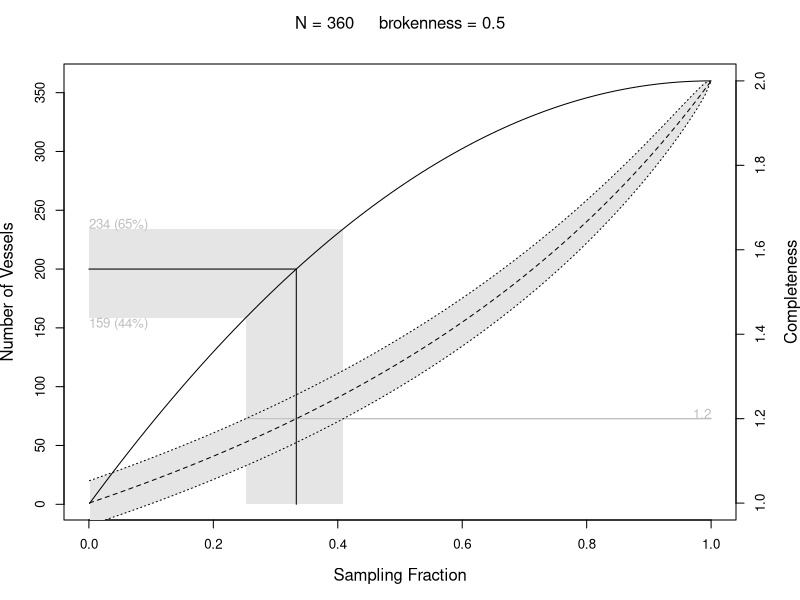

Source code (R):

#
# Comment:
#
# A sophisticated example of adding further output to a basic plot.
# 
# Most of the functions defined are just for calculating values
# relevant to the data analysis.  
# 
# The function plotPars() is the one of interest for seeing how
# the drawing of the plot is done.
#


params <- function(N, breaks, p=seq(0.001, 1, length=100)) {
  list(N=N, T=1/breaks, p=p, q=1-p)
}

pdfcomp <- function(comp, params) {
  n <- params$T
  p <- params$p
  q <- params$q
  y <- round(comp/n)
  choose(n, comp)*p^comp*q^(n-comp) / (1 - q^n)
}

# Expected num sherds (for a vessel) [=completeness]
expcomp <- function(params) {
  params$T*params$p/(1-params$q^params$T)
}

# Variance of num sherds (for a vessel)
varcomp <- function(params) {
  n <- params$T
  p <- params$p
  q <- params$q
  # From Johnson & Kotz
  (n*p*q / (1 - q^n)) - (n^2*p^2*q^n / (1 - q^n)^2)
  # n^2 times Thomas Yee's formula
  # n^2*((p*(1 + p*(n - 1)) / (n*(1 - q^n))) - (p^2 / (1 - q^n)^2))
}

# Expected value of completeness (for a sample of vessels)
expmeancomp <- function(params) {
  expcomp(params)
}

# Variance of completeness (for a sample of vessels)
# Use the expected number of vessels in sample as denominator
varmeancomp <- function(params) {
  varcomp(params)/(numvess(params))
}

numvess <- function(params) {
  params$N*(1-params$q^params$T)
}

ecomp <- function(p, T, comp) {
  q <- 1 - p
  T*p/(1 - q^T) - comp
}

estN <- function(comp, broke, n) {
  T <- 1/broke
  n / (1 - (1 - uniroot(ecomp, c(0.00001, 1), T=T, comp=comp)$root)^T)
}

nvessscale <- function(params, xlim, ylim, new=TRUE) {
  if (new)
    par(new=TRUE)
  plot(0:1, c(1, params$N), type="n", axes=!new, ann=FALSE,
       xlim=xlim, ylim=ylim)
}

compscale <- function(params, xlim, ylim, new=TRUE) {
  if (new)
    par(new=TRUE)
  plot(0:1, c(1, params$T), type="n", axes=!new, ann=FALSE,
       xlim=xlim, ylim=ylim)
}

lowerCI <- function(p, N, breaks, lb) {
  params <- params(N, breaks, p)
  expmeancomp(params) - 2*sqrt(varmeancomp(params)) - lb
}

upperCI <- function(p, N, breaks, lb) {
  params <- params(N, breaks, p)
  expmeancomp(params) + 2*sqrt(varmeancomp(params)) - lb
}

critP <- function(comp, params) {
  c(uniroot(lowerCI, c(0.00001, 1), N=params$N,
            breaks=1/params$T, lb=max(comp))$root,
    if (upperCI(0.00001, params$N, 1/params$T, min(comp)) > 0) 0
    else uniroot(upperCI, c(0.00001, 1), N=params$N,
                 breaks=1/params$T, lb=min(comp))$root)
}

anncomp <- function(params, comp, xlim, ylim, cylim) {
  cp <- critP(comp, params)
  nv <- numvess(params(params$N, 1/params$T, cp))
  nvessscale(params, xlim, ylim)
  polygon(c(cp[2], cp[2], 0, 0, cp[1], cp[1]),
          c(0, nv[2], nv[2], nv[1], nv[1], 0),
          col="gray90", border=NA)
  text(0, nv[1], paste(round(nv[1]),
                       " (", round(100*nv[1]/params$N), "%)", sep=""),
       adj=c(0, 0), col="gray")
  text(0, nv[2], paste(round(nv[2]), 
                       " (", round(100*nv[2]/params$N), "%)", sep=""),
       adj=c(0, 1), col="gray")
  compscale(params, xlim, cylim)
  segments(1, min(comp), cp[2], comp, col="gray")
  segments(1, max(comp), cp[1], comp, col="gray")
  text(1, comp, paste(comp, collapse="-"), adj=c(1, 0), col="gray")
}

plotPars <- function(params, comp, xlim=NULL, ylim=NULL) {
  mean <- expmeancomp(params)
  var <- 2*sqrt(varmeancomp(params))
  lb <- mean - var
  ub <- mean + var
  par(mar=c(5, 4, 4, 4))
  if (is.null(ylim))
    cylim <- ylim
  else
    cylim <- c(1 + ((ylim[1] - 1)/(params$N - 1))*(params$T - 1),
               1 + ((ylim[2] - 1)/(params$N - 1))*(params$T - 1))
  nvessscale(params, xlim, ylim, new=FALSE)
  compscale(params, xlim, cylim)
  polygon(c(params$p, rev(params$p)), c(lb, rev(ub)),
          col="gray90", border=NA)
  anncomp(params, comp, xlim, ylim, cylim)
  nvessscale(params, xlim, ylim)
  mtext("Number of Vessels", side=2, line=3)
  mtext("Sampling Fraction", side=1, line=3)
  lines(params$p, numvess(params))
  par(new=TRUE)
  compscale(params, xlim, cylim)
  mtext("Completeness", side=4, line=3)
  axis(4)
  lines(params$p, mean, lty="dashed")
  lines(params$p, lb, lty="dotted")
  lines(params$p, ub, lty="dotted")
  mtext(paste("N = ", round(params$N),
              "     brokenness = ", round(1/params$T, 3), sep=""),
        side=3, line=2)
}

par(cex=0.8, mar=c(3, 3, 3, 3))
p6 <- params(estN(1.2, 0.5, 200), 0.5)
plotPars(p6, 1.2)
nvessscale(p6, NULL, NULL)
pcrit <- 1 - (1 - 200/estN(1.2, 0.5, 200))^(1/p6$T)
lines(c(0, pcrit), c(200, 200))
lines(c(pcrit, pcrit), c(200, 0))
